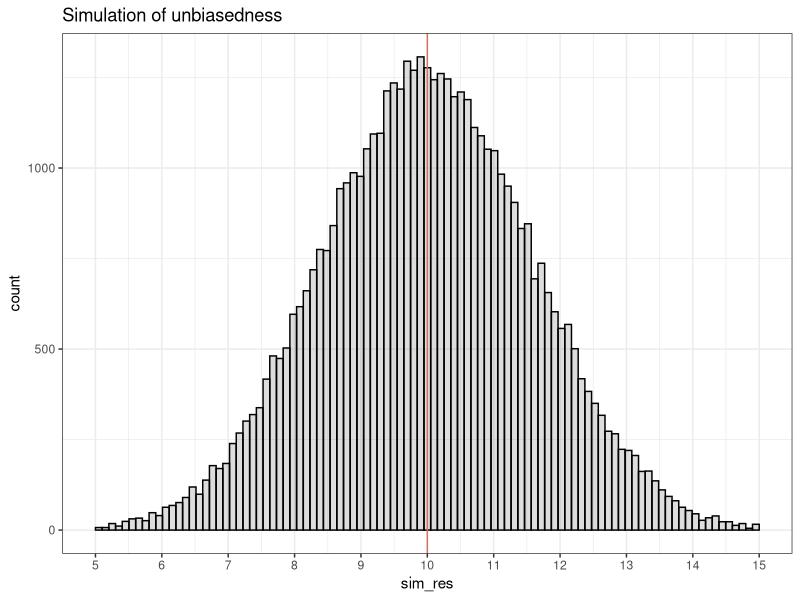

Write the R code that produced this figure. (Note: a time limit stopped this script after it produced the figure.)
## ---- chunk 1
knitr::opts_chunk$set(echo       = TRUE,
                      message    = FALSE,
                      warning    = FALSE,
                      fig.align  = "center",
                      dev        = "ragg_png")
## ---- chunk 2
library(tidyverse)

# params
n <- 10 
mu <- 10
sigma2 <- 25
sigma <- sqrt(sigma2)
sim_n <- 50000
sim_res <- vector(mode = 'double', length = sim_n)

# purrrパッケージのmap関数を使うと簡単に書ける
# map_dbl(1:sim_n, ~mean(rnorm(n, mu, sigma)))
# 個人的には下記のように書きたい
# sim_res <- map_dbl(
#   .x = 1:sim_n,
#   .f = function(x){mean(rnorm(n, mu, sigma))}
# )
set.seed(1989)
for (i in seq_along(sim_res)) {
  tmp <- rnorm(n, mu, sigma)
  sim_res[i] <- mean(tmp)
}

list(
  mean(sim_res),
  sd(sim_res)
)
## ---- chunk 3
tibble(
  sim_index = seq_along(sim_res),
  sim_res = sim_res
  ) %>% 
  ggplot(., aes(sim_res)) + 
  geom_histogram(alpha = 1/5, col = 'black', bins = 100) +
  geom_vline(xintercept = mu, col = 'tomato') +
  scale_x_continuous(
    breaks = seq(floor(min(sim_res)), floor(max(sim_res)), 1),
    limits = c(mu-5, mu+5)
    ) + 
  labs(title = "Simulation of unbiasedness") + 
  theme_bw()
## ---- chunk 4
map(.x = 1:5, .f = function(x){round(rnorm(x),2)})
## ---- chunk 5
map_dbl(.x = 1:5, .f = function(x){rnorm(x) %>% mean()})
## ---- chunk 6
sim_res <- vector(mode = 'double', length = sim_n)
sim_res <- map_dbl(.x = seq_along(sim_res), .f = function(x){mean(rnorm(x, mu, sigma))})
tibble(sim_index = seq_along(sim_res), sim_res = sim_res) %>%
  ggplot(., aes(sim_index, sim_res)) +
  geom_line() + 
  geom_hline(yintercept = mu, col = 'tomato') + 
  scale_x_continuous(
    breaks = seq(0, sim_n, 5000)
    ) + 
  labs(title = "Simulation of consistency") + 
  theme_bw()
## ---- chunk 7
# params
# n <- 10 
# mu <- 10
# sigma2 <- 25
# sigma <- sqrt(sigma2)
# sim_n <- 1e6
sim_res1 <- sim_res2 <- vector(mode = 'double', length = sim_n)
sim_res1 <- map_dbl(.x = seq_along(sim_res1), .f = function(x){mean(rnorm(n, mu, sigma))})
sim_res2 <- map_dbl(.x = seq_along(sim_res2), .f = function(x){median(rnorm(n, mu, sigma))})

tibble(sim_index = seq_along(sim_res1), sim_res = sim_res1, estimator = 'mean') %>% 
  bind_rows(tibble(sim_index = seq_along(sim_res2), sim_res = sim_res2, estimator = 'median')) %>%
  ggplot(., aes(sim_res, fill = estimator)) + 
  geom_histogram(alpha = 1/3, position = "identity", col = 'gray', bins = 100) +
  scale_x_continuous(
    breaks = seq(floor(min(sim_res)), floor(max(sim_res)), 1),
    limits = c(mu-10, mu+10)
    ) + 
  scale_fill_brewer(palette = "Set1") +
  labs(title = "Simulation of efficiency") + 
  theme_bw()
## ---- chunk 8
list(
  mean = var(sim_res1),
  median = var(sim_res2)
  )
